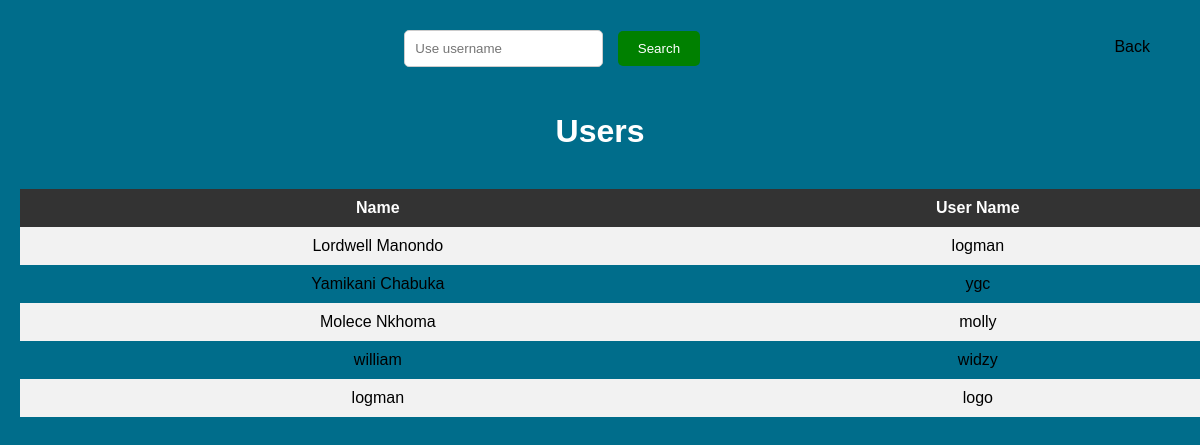
The page /officers/view-users.php on the database as committed earlier.
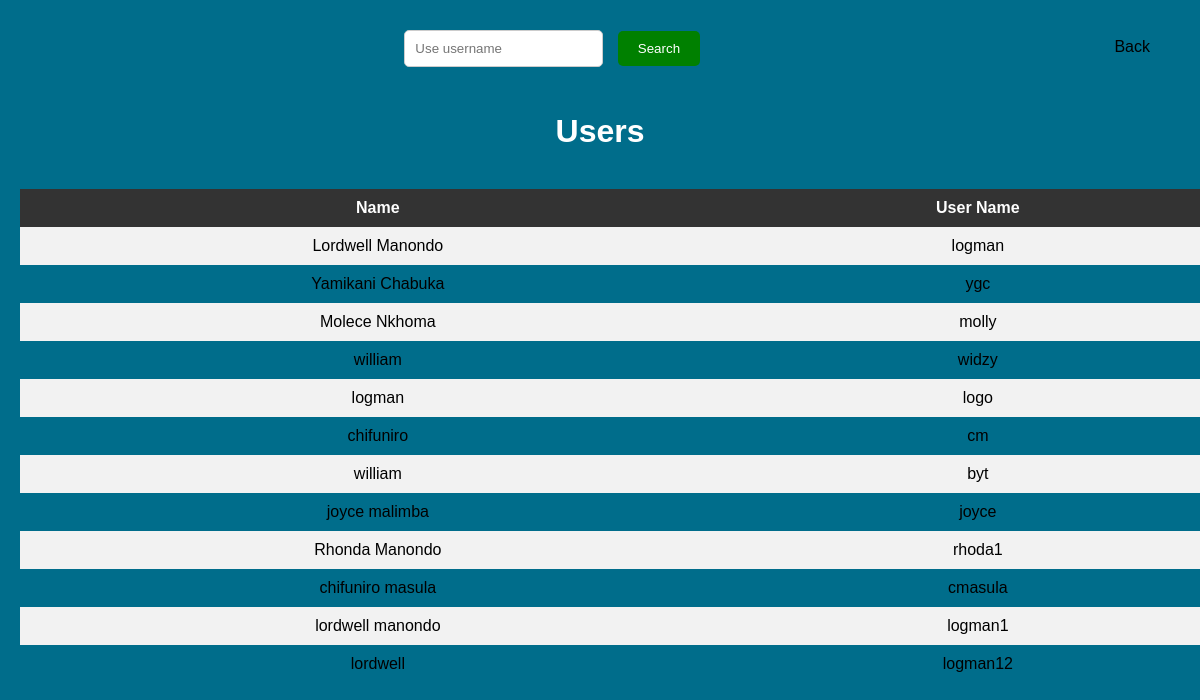
The same page on the database as committed later.
### tables this page shows
CREATE TABLE `users` (
  `id` int(11) NOT NULL,
  `user_name` varchar(255) NOT NULL,
  `password` varchar(255) NOT NULL,
  `name` varchar(255) NOT NULL,
  `phone` int(10) NOT NULL
);

### officers/view-users.php (the view, shortened to what this page needs)
<html>
<head>
</head>
<body>
    <header>
    <form method="post" action="" style="margin-left: 0;">
      <input type="text" name="user_name" placeholder="Use username">
        <input type="submit" name="search" value="Search">
      </form>
      <a href="Admin_landing_page.html" class="logout-link">Back</a>
    </header>
  <h1>Users</h1>
	<br>
	<table>
		<tr>
			<th>Name</th>
			<th>User Name</th>
		</tr>
		<?php
		include('../db/Connections.php');
		if(isset($_POST['search'])) {
			$user_name = $_POST['user_name'];
			$sql = "SELECT * FROM users WHERE user_name='$user_name'";
		} else {
			$sql = "SELECT * FROM users";
		}
		$result = mysqli_query($conn, $sql);
		if(mysqli_num_rows($result) > 0){
			while ($row = mysqli_fetch_assoc($result)) {
				echo "<tr>";
				echo "<td>" . $row["name"] . "</td>";
				echo "<td>" . $row["user_name"] . "</td>";
			}
		}
        else
        {
			echo "<span style='color: khaki;'>No matches with any User!</span>";
          $refreshTime = 5;
          $metaTag = "<meta http-equiv='refresh' content='$refreshTime'>";
          echo $metaTag;
		}
?>
	</table>
	<br>
</body>
</html>

### officers/view-users.php (style rules this page uses)
body { margin: 0; padding: 0; background-color: rgb(0, 109, 139); font-family: Arial, sans-serif; }
header { display: flex; align-items: center; justify-content: space-between; padding: 10px; }
form { align-items: left; justify-content: left; flex-grow: 1; }
input[type="text"] { padding: 5px; margin-right: 5px; border-radius: 3px; border: 1px solid #ccc; }
input[type="submit"] { padding: 5px 15px; background-color: #4CAF50; color: white; border: none; border-radius: 3px; cursor: pointer; }
.logout-link { display: flex; align-items: center; text-decoration: none; color: black; }
h1 { text-align: center; margin-top: 20px; color: white; }
form { text-align: center; margin-top: 20px; }
table { border-collapse: collapse; width: 100%; margin: 0 20px 0 20px; }
th, td { padding: 10px; text-align: center; }
th { background-color: #333; color: #fff; }
tr:nth-child(even) { background-color: #f2f2f2; }
a { display: inline-block; padding: 10px 20px; color: #fff; text-decoration: none; margin-right: 20px; }
input[type="text"] { padding: 10px; margin-right: 10px; border-radius: 5px; border: 1px solid #ccc; }
input[type="submit"] { padding: 10px 20px; background-color: green; color: #fff; border: none; border-radius: 5px; cursor: pointer; }

Rows that differ between the two databases and show on the page:
added users: name "chifuniro", user_name "cm"
added users: name "william", user_name "byt"
added users: name "joyce malimba", user_name "joyce"
added users: name "Rhonda Manondo", user_name "rhoda1"
added users: name "chifuniro masula", user_name "cmasula"
added users: name "lordwell manondo", user_name "logman1"
added users: name "lordwell", user_name "logman12"
